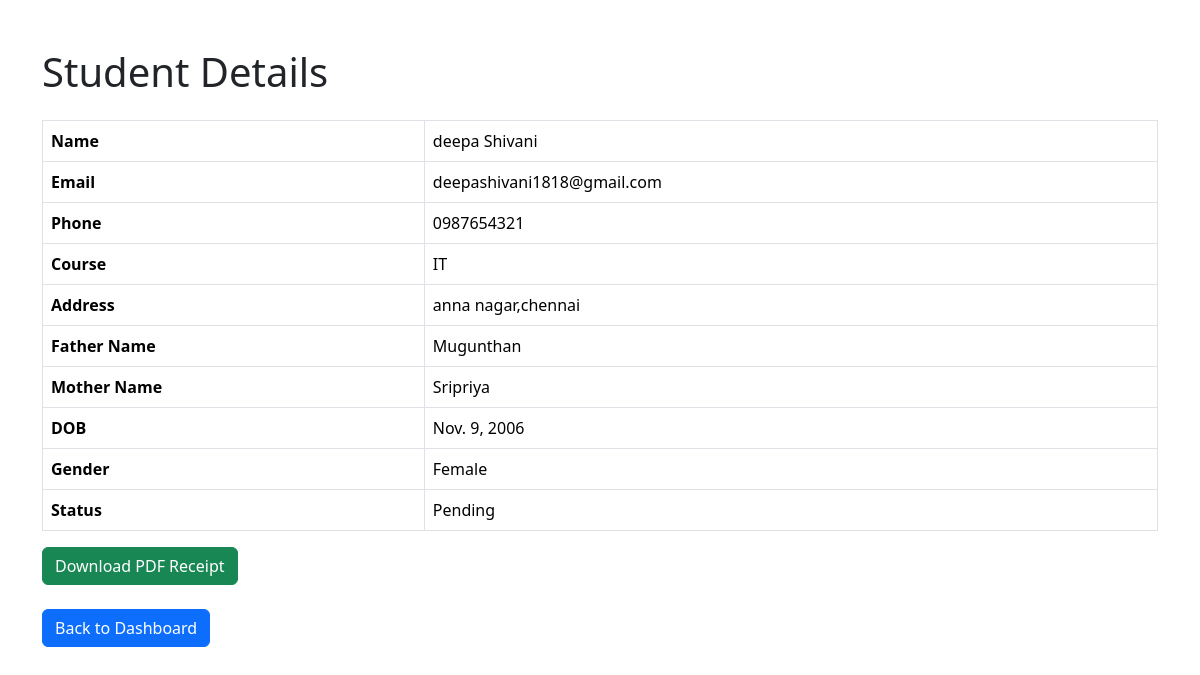
The page /student/7/ on the database its author committed.
### admission/models.py (models this page shows, shortened)
class Student(models.Model):
    name = models.CharField(max_length=100)
    email = models.EmailField()
    phone = models.CharField(max_length=15)
    course = models.CharField(max_length=100)
    address = models.TextField()
    father_name = models.CharField(max_length=100)
    mother_name = models.CharField(max_length=100)
    dob = models.DateField()
    gender = models.CharField(max_length=20)
    marksheet = models.FileField(upload_to='marksheets/', null=True, blank=True)
    status = models.CharField(
        max_length=20,
        default="Pending"
    )
    fees_amount = models.DecimalField(
        max_digits=10,
        decimal_places=2,
        default=0
    )
    fees_paid = models.DecimalField(
        max_digits=10,
        decimal_places=2,
        default=0
    )

### admission/views.py (the view)
def student_detail(request, id):
    student = get_object_or_404(Student, id=id)
    return render(
        request,
        "admission/student_detail.html",
        {"student": student},
    )

### admission/templates/admission/student_detail.html (shortened to what this page needs)
<!DOCTYPE html>
<html>
<head>
    <link href="https://cdn.jsdelivr.net/npm/bootstrap@5.3.3/dist/css/bootstrap.min.css" rel="stylesheet">
</head>
<body>
<div class="container mt-5">
    <h1 class="mb-4">Student Details</h1>
    <table class="table table-bordered">
        <tr>
            <th>Name</th>
            <td>{{ student.name }}</td>
        </tr>
        <tr>
            <th>Email</th>
            <td>{{ student.email }}</td>
        </tr>
        <tr>
            <th>Phone</th>
            <td>{{ student.phone }}</td>
        </tr>
        <tr>
            <th>Course</th>
            <td>{{ student.course }}</td>
        </tr>
        <tr>
            <th>Address</th>
            <td>{{ student.address }}</td>
        </tr>
        <tr>
            <th>Father Name</th>
            <td>{{ student.father_name }}</td>
        </tr>
        <tr>
            <th>Mother Name</th>
            <td>{{ student.mother_name }}</td>
        </tr>
        <tr>
            <th>DOB</th>
            <td>{{ student.dob }}</td>
        </tr>
        <tr>
            <th>Gender</th>
            <td>{{ student.gender }}</td>
        </tr>
        <tr>
            <th>Status</th>
            <td>{{ student.status }}</td>
        </tr>
    </table>
<a href="/receipt/{{ student.id }}/"
   class="btn btn-success">
    Download PDF Receipt
</a>
<br><br>
    <a href="/dashboard/" class="btn btn-primary">
        Back to Dashboard
    </a>
</div>
</body>
</html>

### rows shown on the page
Student: name "deepa Shivani", email "deepashivani1818@gmail.com", phone "0987654321", course "IT", address "anna nagar,chennai", father_name "Mugunthan", mother_name "Sripriya", dob "Nov. 9, 2006", gender "Female", status "Pending"
